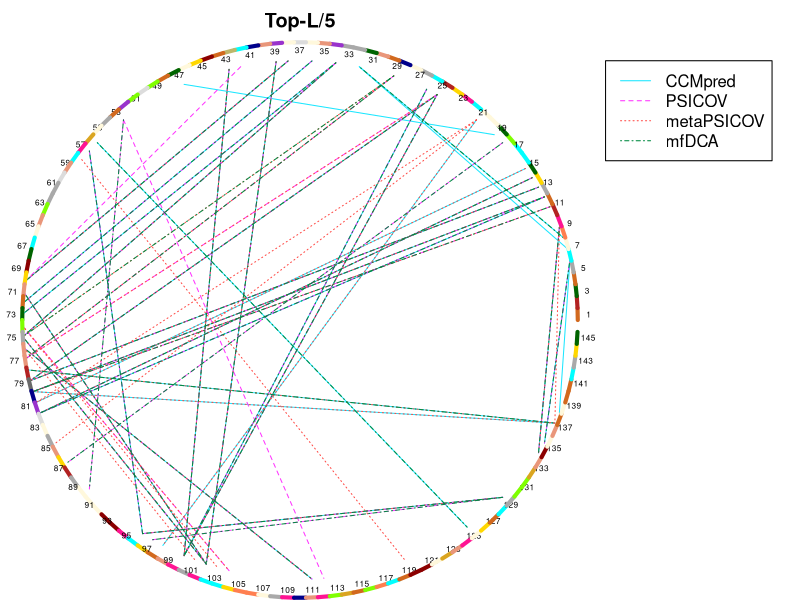

The R source for this figure:
require(plotrix)
png(file = "topL5.png", width=6.6, height=5, units="in", res=500);
par(mar=c(0, 0, 2, 10), xpd=TRUE);
plot(0.5, 0.5, xlim = c(0, 1), ylim = c(0, 1), col = "white", main="Top-L/5", axes = FALSE);
segments(0.00289, 0.44631, 0.52151, 0.00046, col = "#1CE6FF", lty = 1, lwd = 1)
segments(0.21665, 0.08804, 0.86478, 0.15804, col = "#1CE6FF", lty = 1, lwd = 1)
segments(0.74689, 0.93479, 0.2914, 0.04559, col = "#1CE6FF", lty = 1, lwd = 1)
segments(0.96692, 0.67885, 0.92938, 0.24381, col = "#1CE6FF", lty = 1, lwd = 1)
segments(0.00289, 0.55369, 0.33124, 0.02934, col = "#1CE6FF", lty = 1, lwd = 1)
segments(0.56437, 0.99584, 0.00104, 0.46775, col = "#1CE6FF", lty = 1, lwd = 1)
segments(0.74689, 0.93479, 0.01394, 0.38275, col = "#1CE6FF", lty = 1, lwd = 1)
segments(0.12085, 0.82595, 0.21665, 0.08804, col = "#1CE6FF", lty = 1, lwd = 1)
segments(0.37232, 0.98342, 0.2914, 0.04559, col = "#1CE6FF", lty = 1, lwd = 1)
segments(0.98606, 0.61725, 0.96692, 0.32115, col = "#1CE6FF", lty = 1, lwd = 1)
segments(0.72795, 0.94501, 0.2914, 0.04559, col = "#1CE6FF", lty = 1, lwd = 1)
segments(0.56437, 0.99584, 0.00012, 0.51076, col = "#1CE6FF", lty = 1, lwd = 1)
segments(0.91796, 0.77442, 0.03308, 0.32115, col = "#1CE6FF", lty = 1, lwd = 1)
segments(0.84973, 0.85734, 0.2914, 0.95441, col = "#1CE6FF", lty = 1, lwd = 1)
segments(0.45702, 0.99815, 0.33124, 0.02934, col = "#1CE6FF", lty = 1, lwd = 1)
segments(0.90577, 0.79215, 0.02582, 0.3414, col = "#1CE6FF", lty = 1, lwd = 1)
segments(0.52151, 0.99954, 0.00104, 0.53225, col = "#1CE6FF", lty = 1, lwd = 1)
segments(0.00104, 0.46775, 0.33124, 0.02934, col = "#1CE6FF", lty = 1, lwd = 1)
segments(0.00935, 0.40378, 0.95879, 0.30123, col = "#1CE6FF", lty = 1, lwd = 1)
segments(0.94001, 0.73748, 0.03308, 0.32115, col = "#1CE6FF", lty = 1, lwd = 1)
segments(0.98606, 0.61725, 0.94001, 0.26252, col = "#1CE6FF", lty = 1, lwd = 1)
segments(0.97418, 0.65859, 0.60676, 0.98847, col = "#1CE6FF", lty = 1, lwd = 1)
segments(0.92938, 0.75619, 0.01394, 0.38275, col = "#1CE6FF", lty = 1, lwd = 1)
segments(0.47849, 0.99954, 0.00566, 0.57503, col = "#1CE6FF", lty = 1, lwd = 1)
segments(0.13522, 0.84196, 0.80081, 0.10061, col = "#1CE6FF", lty = 1, lwd = 1)
segments(0.01944, 0.36195, 0.95879, 0.30123, col = "#1CE6FF", lty = 1, lwd = 1)
segments(0.98057, 0.63805, 0.60676, 0.98847, col = "#1CE6FF", lty = 1, lwd = 1)
segments(0.81772, 0.88608, 0.25311, 0.0652, col = "#1CE6FF", lty = 1, lwd = 1)
segments(0.94001, 0.73748, 0.01944, 0.36195, col = "#1CE6FF", lty = 1, lwd = 1)
segments(0.21665, 0.08804, 0.86478, 0.15804, col = "#FF34FF", lty = 2, lwd = 1)
segments(0.37232, 0.98342, 0.2914, 0.04559, col = "#FF34FF", lty = 2, lwd = 1)
segments(0.00289, 0.44631, 0.52151, 0.00046, col = "#FF34FF", lty = 2, lwd = 1)
segments(0.23464, 0.07623, 0.86478, 0.15804, col = "#FF34FF", lty = 2, lwd = 1)
segments(0.47849, 0.99954, 0.00566, 0.57503, col = "#FF34FF", lty = 2, lwd = 1)
segments(0.00289, 0.55369, 0.33124, 0.02934, col = "#FF34FF", lty = 2, lwd = 1)
segments(0.12085, 0.82595, 0.21665, 0.08804, col = "#FF34FF", lty = 2, lwd = 1)
segments(0.00104, 0.46775, 0.33124, 0.02934, col = "#FF34FF", lty = 2, lwd = 1)
segments(0.39324, 0.98847, 0.00566, 0.57503, col = "#FF34FF", lty = 2, lwd = 1)
segments(0.52151, 0.99954, 0.00104, 0.53225, col = "#FF34FF", lty = 2, lwd = 1)
segments(0.94001, 0.73748, 0.03308, 0.32115, col = "#FF34FF", lty = 2, lwd = 1)
segments(0.00012, 0.48924, 0.37232, 0.01658, col = "#FF34FF", lty = 2, lwd = 1)
segments(0.94001, 0.73748, 0.01944, 0.36195, col = "#FF34FF", lty = 2, lwd = 1)
segments(0.74689, 0.93479, 0.00566, 0.42497, col = "#FF34FF", lty = 2, lwd = 1)
segments(0.56437, 0.99584, 0.00012, 0.51076, col = "#FF34FF", lty = 2, lwd = 1)
segments(0.91796, 0.77442, 0.03308, 0.32115, col = "#FF34FF", lty = 2, lwd = 1)
segments(0.45702, 0.99815, 0.33124, 0.02934, col = "#FF34FF", lty = 2, lwd = 1)
segments(0.94981, 0.71833, 0.01944, 0.36195, col = "#FF34FF", lty = 2, lwd = 1)
segments(0.72795, 0.94501, 0.2914, 0.04559, col = "#FF34FF", lty = 2, lwd = 1)
segments(0.86478, 0.84196, 0.08204, 0.22558, col = "#FF34FF", lty = 2, lwd = 1)
segments(0.74689, 0.93479, 0.2914, 0.04559, col = "#FF34FF", lty = 2, lwd = 1)
segments(0.18228, 0.88608, 0.12085, 0.17405, col = "#FF34FF", lty = 2, lwd = 1)
segments(0.66876, 0.97066, 0.00566, 0.42497, col = "#FF34FF", lty = 2, lwd = 1)
segments(0.18228, 0.88608, 0.54298, 0.00185, col = "#FF34FF", lty = 2, lwd = 1)
segments(0.56437, 0.99584, 0.00104, 0.46775, col = "#FF34FF", lty = 2, lwd = 1)
segments(0.92938, 0.75619, 0.01394, 0.38275, col = "#FF34FF", lty = 2, lwd = 1)
segments(0.74689, 0.93479, 0.01394, 0.38275, col = "#FF34FF", lty = 2, lwd = 1)
segments(0.98606, 0.61725, 0.94001, 0.26252, col = "#FF34FF", lty = 2, lwd = 1)
segments(0.96692, 0.67885, 0.92938, 0.24381, col = "#FF34FF", lty = 2, lwd = 1)
segments(0.96692, 0.67885, 0.95879, 0.30123, col = "#FF4A46", lty = 3, lwd = 1)
segments(0.00935, 0.40378, 0.95879, 0.30123, col = "#FF4A46", lty = 3, lwd = 1)
segments(0.45702, 0.99815, 0.33124, 0.02934, col = "#FF4A46", lty = 3, lwd = 1)
segments(0.47849, 0.99954, 0.00566, 0.57503, col = "#FF4A46", lty = 3, lwd = 1)
segments(0.00012, 0.48924, 0.37232, 0.01658, col = "#FF4A46", lty = 3, lwd = 1)
segments(0.74689, 0.93479, 0.01394, 0.38275, col = "#FF4A46", lty = 3, lwd = 1)
segments(0.00104, 0.46775, 0.33124, 0.02934, col = "#FF4A46", lty = 3, lwd = 1)
segments(0.66876, 0.97066, 0.00566, 0.42497, col = "#FF4A46", lty = 3, lwd = 1)
segments(0.91796, 0.77442, 0.03308, 0.32115, col = "#FF4A46", lty = 3, lwd = 1)
segments(0.81772, 0.88608, 0.25311, 0.0652, col = "#FF4A46", lty = 3, lwd = 1)
segments(0.01944, 0.36195, 0.95879, 0.30123, col = "#FF4A46", lty = 3, lwd = 1)
segments(0.66876, 0.97066, 0.00104, 0.46775, col = "#FF4A46", lty = 3, lwd = 1)
segments(0.10718, 0.80934, 0.68885, 0.03704, col = "#FF4A46", lty = 3, lwd = 1)
segments(0.00289, 0.44631, 0.52151, 0.00046, col = "#FF4A46", lty = 3, lwd = 1)
segments(0.74689, 0.93479, 0.00566, 0.42497, col = "#FF4A46", lty = 3, lwd = 1)
segments(0.00289, 0.55369, 0.33124, 0.02934, col = "#FF4A46", lty = 3, lwd = 1)
segments(0.00289, 0.44631, 0.31115, 0.03704, col = "#FF4A46", lty = 3, lwd = 1)
segments(0.81772, 0.88608, 0.05999, 0.26252, col = "#FF4A46", lty = 3, lwd = 1)
segments(0.92938, 0.75619, 0.01394, 0.38275, col = "#FF4A46", lty = 3, lwd = 1)
segments(0.74689, 0.93479, 0.2914, 0.04559, col = "#FF4A46", lty = 3, lwd = 1)
segments(0.94001, 0.73748, 0.01944, 0.36195, col = "#FF4A46", lty = 3, lwd = 1)
segments(0.94981, 0.71833, 0.01944, 0.36195, col = "#FF4A46", lty = 3, lwd = 1)
segments(0.56437, 0.99584, 0.00104, 0.46775, col = "#FF4A46", lty = 3, lwd = 1)
segments(0.96692, 0.67885, 0.92938, 0.24381, col = "#FF4A46", lty = 3, lwd = 1)
segments(0.21665, 0.08804, 0.86478, 0.15804, col = "#FF4A46", lty = 3, lwd = 1)
segments(0.37232, 0.98342, 0.2914, 0.04559, col = "#FF4A46", lty = 3, lwd = 1)
segments(0.00012, 0.48924, 0.35164, 0.02252, col = "#FF4A46", lty = 3, lwd = 1)
segments(0.90577, 0.79215, 0.02582, 0.3414, col = "#FF4A46", lty = 3, lwd = 1)
segments(0.81772, 0.88608, 0.02582, 0.3414, col = "#FF4A46", lty = 3, lwd = 1)
segments(0.21665, 0.08804, 0.86478, 0.15804, col = "#008941", lty = 4, lwd = 1)
segments(0.23464, 0.07623, 0.86478, 0.15804, col = "#008941", lty = 4, lwd = 1)
segments(0.74689, 0.93479, 0.2914, 0.04559, col = "#008941", lty = 4, lwd = 1)
segments(0.52151, 0.99954, 0.00104, 0.53225, col = "#008941", lty = 4, lwd = 1)
segments(0.94001, 0.73748, 0.01944, 0.36195, col = "#008941", lty = 4, lwd = 1)
segments(0.00935, 0.40378, 0.95879, 0.30123, col = "#008941", lty = 4, lwd = 1)
segments(0.96692, 0.67885, 0.92938, 0.24381, col = "#008941", lty = 4, lwd = 1)
segments(0.66876, 0.97066, 0.00104, 0.46775, col = "#008941", lty = 4, lwd = 1)
segments(0.00289, 0.55369, 0.33124, 0.02934, col = "#008941", lty = 4, lwd = 1)
segments(0.72795, 0.94501, 0.2914, 0.04559, col = "#008941", lty = 4, lwd = 1)
segments(0.00289, 0.44631, 0.52151, 0.00046, col = "#008941", lty = 4, lwd = 1)
segments(0.00104, 0.46775, 0.33124, 0.02934, col = "#008941", lty = 4, lwd = 1)
segments(0.12085, 0.82595, 0.21665, 0.08804, col = "#008941", lty = 4, lwd = 1)
segments(0.47849, 0.99954, 0.00566, 0.57503, col = "#008941", lty = 4, lwd = 1)
segments(0.94001, 0.73748, 0.03308, 0.32115, col = "#008941", lty = 4, lwd = 1)
segments(0.74689, 0.93479, 0.01394, 0.38275, col = "#008941", lty = 4, lwd = 1)
segments(0.98606, 0.61725, 0.94001, 0.26252, col = "#008941", lty = 4, lwd = 1)
segments(0.18228, 0.88608, 0.12085, 0.17405, col = "#008941", lty = 4, lwd = 1)
segments(0.56437, 0.99584, 0.00012, 0.51076, col = "#008941", lty = 4, lwd = 1)
segments(0.86478, 0.84196, 0.08204, 0.22558, col = "#008941", lty = 4, lwd = 1)
segments(0.37232, 0.98342, 0.2914, 0.04559, col = "#008941", lty = 4, lwd = 1)
segments(0.56437, 0.99584, 0.00104, 0.46775, col = "#008941", lty = 4, lwd = 1)
segments(0.94981, 0.71833, 0.01944, 0.36195, col = "#008941", lty = 4, lwd = 1)
segments(0.13522, 0.84196, 0.80081, 0.10061, col = "#008941", lty = 4, lwd = 1)
segments(0.92938, 0.75619, 0.01394, 0.38275, col = "#008941", lty = 4, lwd = 1)
segments(0.91796, 0.77442, 0.03308, 0.32115, col = "#008941", lty = 4, lwd = 1)
segments(0.45702, 0.99815, 0.33124, 0.02934, col = "#008941", lty = 4, lwd = 1)
segments(0.66876, 0.97066, 0.00566, 0.42497, col = "#008941", lty = 4, lwd = 1)
segments(0.97418, 0.65859, 0.60676, 0.98847, col = "#008941", lty = 4, lwd = 1)
draw.arc(0.5, 0.5, radius = 0.5, angle1 = 0.0, angle2 = 0.04304, col = "chocolate", lwd = 4);
text(1.01987, 0.51162, cex = 0.5, 1);
draw.arc(0.5, 0.5, radius = 0.5, angle1 = 0.04304, angle2 = 0.08607, col = "firebrick", lwd = 4);
draw.arc(0.5, 0.5, radius = 0.5, angle1 = 0.08607, angle2 = 0.12911, col = "darkgreen", lwd = 4);
text(1.01694, 0.55627, cex = 0.5, 3);
draw.arc(0.5, 0.5, radius = 0.5, angle1 = 0.12911, angle2 = 0.17214, col = "chocolate", lwd = 4);
draw.arc(0.5, 0.5, radius = 0.5, angle1 = 0.17214, angle2 = 0.21518, col = "darkgray", lwd = 4);
text(1.01019, 0.6005, cex = 0.5, 5);
draw.arc(0.5, 0.5, radius = 0.5, angle1 = 0.21518, angle2 = 0.25821, col = "cyan", lwd = 4);
draw.arc(0.5, 0.5, radius = 0.5, angle1 = 0.25821, angle2 = 0.30125, col = "cornsilk", lwd = 4);
text(0.99966, 0.64398, cex = 0.5, 7);
draw.arc(0.5, 0.5, radius = 0.5, angle1 = 0.30125, angle2 = 0.34428, col = "coral", lwd = 4);
draw.arc(0.5, 0.5, radius = 0.5, angle1 = 0.34428, angle2 = 0.38732, col = "deeppink", lwd = 4);
text(0.98544, 0.6864, cex = 0.5, 9);
draw.arc(0.5, 0.5, radius = 0.5, angle1 = 0.38732, angle2 = 0.43036, col = "firebrick", lwd = 4);
draw.arc(0.5, 0.5, radius = 0.5, angle1 = 0.43036, angle2 = 0.47339, col = "chocolate", lwd = 4);
text(0.96762, 0.72744, cex = 0.5, 11);
draw.arc(0.5, 0.5, radius = 0.5, angle1 = 0.47339, angle2 = 0.51643, col = "darkgray", lwd = 4);
draw.arc(0.5, 0.5, radius = 0.5, angle1 = 0.51643, angle2 = 0.55946, col = "gold", lwd = 4);
text(0.94633, 0.7668, cex = 0.5, 13);
draw.arc(0.5, 0.5, radius = 0.5, angle1 = 0.55946, angle2 = 0.6025, col = "darkgreen", lwd = 4);
draw.arc(0.5, 0.5, radius = 0.5, angle1 = 0.6025, angle2 = 0.64553, col = "cyan", lwd = 4);
text(0.92175, 0.80418, cex = 0.5, 15);
draw.arc(0.5, 0.5, radius = 0.5, angle1 = 0.64553, angle2 = 0.68857, col = "cyan", lwd = 4);
draw.arc(0.5, 0.5, radius = 0.5, angle1 = 0.68857, angle2 = 0.7316, col = "chartreuse", lwd = 4);
text(0.89404, 0.83931, cex = 0.5, 17);
draw.arc(0.5, 0.5, radius = 0.5, angle1 = 0.7316, angle2 = 0.77464, col = "darkgreen", lwd = 4);
draw.arc(0.5, 0.5, radius = 0.5, angle1 = 0.77464, angle2 = 0.81767, col = "cornsilk", lwd = 4);
text(0.86341, 0.87193, cex = 0.5, 19);
draw.arc(0.5, 0.5, radius = 0.5, angle1 = 0.81767, angle2 = 0.86071, col = "cornsilk", lwd = 4);
draw.arc(0.5, 0.5, radius = 0.5, angle1 = 0.86071, angle2 = 0.90375, col = "cyan", lwd = 4);
text(0.83009, 0.90179, cex = 0.5, 21);
draw.arc(0.5, 0.5, radius = 0.5, angle1 = 0.90375, angle2 = 0.94678, col = "deeppink", lwd = 4);
draw.arc(0.5, 0.5, radius = 0.5, angle1 = 0.94678, angle2 = 0.98982, col = "gold", lwd = 4);
text(0.79433, 0.92868, cex = 0.5, 23);
draw.arc(0.5, 0.5, radius = 0.5, angle1 = 0.98982, angle2 = 1.03285, col = "firebrick", lwd = 4);
draw.arc(0.5, 0.5, radius = 0.5, angle1 = 1.03285, angle2 = 1.07589, col = "cyan", lwd = 4);
text(0.75639, 0.95239, cex = 0.5, 25);
draw.arc(0.5, 0.5, radius = 0.5, angle1 = 1.07589, angle2 = 1.11892, col = "darkgray", lwd = 4);
draw.arc(0.5, 0.5, radius = 0.5, angle1 = 1.11892, angle2 = 1.16196, col = "cornsilk", lwd = 4);
text(0.71655, 0.97276, cex = 0.5, 27);
draw.arc(0.5, 0.5, radius = 0.5, angle1 = 1.16196, angle2 = 1.20499, col = "darkblue", lwd = 4);
draw.arc(0.5, 0.5, radius = 0.5, angle1 = 1.20499, angle2 = 1.24803, col = "chocolate", lwd = 4);
text(0.67511, 0.98963, cex = 0.5, 29);
draw.arc(0.5, 0.5, radius = 0.5, angle1 = 1.24803, angle2 = 1.29107, col = "darksalmon", lwd = 4);
draw.arc(0.5, 0.5, radius = 0.5, angle1 = 1.29107, angle2 = 1.3341, col = "darkgreen", lwd = 4);
text(0.63237, 1.00287, cex = 0.5, 31);
draw.arc(0.5, 0.5, radius = 0.5, angle1 = 1.3341, angle2 = 1.37714, col = "darkgray", lwd = 4);
draw.arc(0.5, 0.5, radius = 0.5, angle1 = 1.37714, angle2 = 1.42017, col = "darkgray", lwd = 4);
text(0.58865, 1.01238, cex = 0.5, 33);
draw.arc(0.5, 0.5, radius = 0.5, angle1 = 1.42017, angle2 = 1.46321, col = "darkorchid", lwd = 4);
draw.arc(0.5, 0.5, radius = 0.5, angle1 = 1.46321, angle2 = 1.50624, col = "darksalmon", lwd = 4);
text(0.54427, 1.01811, cex = 0.5, 35);
draw.arc(0.5, 0.5, radius = 0.5, angle1 = 1.50624, angle2 = 1.54928, col = "cornsilk", lwd = 4);
draw.arc(0.5, 0.5, radius = 0.5, angle1 = 1.54928, angle2 = 1.59231, col = "gainsboro", lwd = 4);
text(0.49957, 1.02, cex = 0.5, 37);
draw.arc(0.5, 0.5, radius = 0.5, angle1 = 1.59231, angle2 = 1.63535, col = "cornsilk", lwd = 4);
draw.arc(0.5, 0.5, radius = 0.5, angle1 = 1.63535, angle2 = 1.67839, col = "darkorchid", lwd = 4);
text(0.45487, 1.01803, cex = 0.5, 39);
draw.arc(0.5, 0.5, radius = 0.5, angle1 = 1.67839, angle2 = 1.72142, col = "darksalmon", lwd = 4);
draw.arc(0.5, 0.5, radius = 0.5, angle1 = 1.72142, angle2 = 1.76446, col = "darkblue", lwd = 4);
text(0.4105, 1.01224, cex = 0.5, 41);
draw.arc(0.5, 0.5, radius = 0.5, angle1 = 1.76446, angle2 = 1.80749, col = "cyan", lwd = 4);
draw.arc(0.5, 0.5, radius = 0.5, angle1 = 1.80749, angle2 = 1.85053, col = "darkkhaki", lwd = 4);
text(0.3668, 1.00265, cex = 0.5, 43);
draw.arc(0.5, 0.5, radius = 0.5, angle1 = 1.85053, angle2 = 1.89356, col = "chocolate", lwd = 4);
draw.arc(0.5, 0.5, radius = 0.5, angle1 = 1.89356, angle2 = 1.9366, col = "darkred", lwd = 4);
text(0.32408, 0.98934, cex = 0.5, 45);
draw.arc(0.5, 0.5, radius = 0.5, angle1 = 1.9366, angle2 = 1.97963, col = "gold", lwd = 4);
draw.arc(0.5, 0.5, radius = 0.5, angle1 = 1.97963, angle2 = 2.02267, col = "cornsilk", lwd = 4);
text(0.28267, 0.9724, cex = 0.5, 47);
draw.arc(0.5, 0.5, radius = 0.5, angle1 = 2.02267, angle2 = 2.0657, col = "darkgreen", lwd = 4);
draw.arc(0.5, 0.5, radius = 0.5, angle1 = 2.0657, angle2 = 2.10874, col = "chocolate", lwd = 4);
text(0.24287, 0.95197, cex = 0.5, 49);
draw.arc(0.5, 0.5, radius = 0.5, angle1 = 2.10874, angle2 = 2.15178, col = "chartreuse", lwd = 4);
draw.arc(0.5, 0.5, radius = 0.5, angle1 = 2.15178, angle2 = 2.19481, col = "gainsboro", lwd = 4);
text(0.20496, 0.92819, cex = 0.5, 51);
draw.arc(0.5, 0.5, radius = 0.5, angle1 = 2.19481, angle2 = 2.23785, col = "chartreuse", lwd = 4);
draw.arc(0.5, 0.5, radius = 0.5, angle1 = 2.23785, angle2 = 2.28088, col = "darkorchid", lwd = 4);
text(0.16925, 0.90124, cex = 0.5, 53);
draw.arc(0.5, 0.5, radius = 0.5, angle1 = 2.28088, angle2 = 2.32392, col = "chocolate", lwd = 4);
draw.arc(0.5, 0.5, radius = 0.5, angle1 = 2.32392, angle2 = 2.36695, col = "darkgray", lwd = 4);
text(0.13598, 0.87133, cex = 0.5, 55);
draw.arc(0.5, 0.5, radius = 0.5, angle1 = 2.36695, angle2 = 2.40999, col = "cornsilk", lwd = 4);
draw.arc(0.5, 0.5, radius = 0.5, angle1 = 2.40999, angle2 = 2.45302, col = "goldenrod", lwd = 4);
text(0.1054, 0.83866, cex = 0.5, 57);
draw.arc(0.5, 0.5, radius = 0.5, angle1 = 2.45302, angle2 = 2.49606, col = "deeppink", lwd = 4);
draw.arc(0.5, 0.5, radius = 0.5, angle1 = 2.49606, angle2 = 2.5391, col = "cyan", lwd = 4);
text(0.07775, 0.80348, cex = 0.5, 59);
draw.arc(0.5, 0.5, radius = 0.5, angle1 = 2.5391, angle2 = 2.58213, col = "darksalmon", lwd = 4);
draw.arc(0.5, 0.5, radius = 0.5, angle1 = 2.58213, angle2 = 2.62517, col = "gainsboro", lwd = 4);
text(0.05323, 0.76606, cex = 0.5, 61);
draw.arc(0.5, 0.5, radius = 0.5, angle1 = 2.62517, angle2 = 2.6682, col = "darkgrey", lwd = 4);
draw.arc(0.5, 0.5, radius = 0.5, angle1 = 2.6682, angle2 = 2.71124, col = "darkgray", lwd = 4);
text(0.03201, 0.72667, cex = 0.5, 63);
draw.arc(0.5, 0.5, radius = 0.5, angle1 = 2.71124, angle2 = 2.75427, col = "chartreuse", lwd = 4);
draw.arc(0.5, 0.5, radius = 0.5, angle1 = 2.75427, angle2 = 2.79731, col = "darksalmon", lwd = 4);
text(0.01426, 0.6856, cex = 0.5, 65);
draw.arc(0.5, 0.5, radius = 0.5, angle1 = 2.79731, angle2 = 2.84034, col = "cornsilk", lwd = 4);
draw.arc(0.5, 0.5, radius = 0.5, angle1 = 2.84034, angle2 = 2.88338, col = "cyan", lwd = 4);
text(0.0001, 0.64316, cex = 0.5, 67);
draw.arc(0.5, 0.5, radius = 0.5, angle1 = 2.88338, angle2 = 2.92642, col = "darkgreen", lwd = 4);
draw.arc(0.5, 0.5, radius = 0.5, angle1 = 2.92642, angle2 = 2.96945, col = "darkred", lwd = 4);
text(-0.01036, 0.59965, cex = 0.5, 69);
draw.arc(0.5, 0.5, radius = 0.5, angle1 = 2.96945, angle2 = 3.01249, col = "gold", lwd = 4);
draw.arc(0.5, 0.5, radius = 0.5, angle1 = 3.01249, angle2 = 3.05552, col = "darksalmon", lwd = 4);
text(-0.01703, 0.55541, cex = 0.5, 71);
draw.arc(0.5, 0.5, radius = 0.5, angle1 = 3.05552, angle2 = 3.09856, col = "chocolate", lwd = 4);
draw.arc(0.5, 0.5, radius = 0.5, angle1 = 3.09856, angle2 = 3.14159, col = "darkgreen", lwd = 4);
text(-0.01988, 0.51076, cex = 0.5, 73);
draw.arc(0.5, 0.5, radius = 0.5, angle1 = 3.14159, angle2 = 3.18463, col = "chartreuse", lwd = 4);
draw.arc(0.5, 0.5, radius = 0.5, angle1 = 3.18463, angle2 = 3.22766, col = "darkgray", lwd = 4);
text(-0.01888, 0.46603, cex = 0.5, 75);
draw.arc(0.5, 0.5, radius = 0.5, angle1 = 3.22766, angle2 = 3.2707, col = "darksalmon", lwd = 4);
draw.arc(0.5, 0.5, radius = 0.5, angle1 = 3.2707, angle2 = 3.31373, col = "darksalmon", lwd = 4);
text(-0.01404, 0.42155, cex = 0.5, 77);
draw.arc(0.5, 0.5, radius = 0.5, angle1 = 3.31373, angle2 = 3.35677, col = "firebrick", lwd = 4);
draw.arc(0.5, 0.5, radius = 0.5, angle1 = 3.35677, angle2 = 3.39981, col = "dimgrey", lwd = 4);
text(-0.0054, 0.37765, cex = 0.5, 79);
draw.arc(0.5, 0.5, radius = 0.5, angle1 = 3.39981, angle2 = 3.44284, col = "darkblue", lwd = 4);
draw.arc(0.5, 0.5, radius = 0.5, angle1 = 3.44284, angle2 = 3.48588, col = "darkorchid", lwd = 4);
text(0.00699, 0.33465, cex = 0.5, 81);
draw.arc(0.5, 0.5, radius = 0.5, angle1 = 3.48588, angle2 = 3.52891, col = "gainsboro", lwd = 4);
draw.arc(0.5, 0.5, radius = 0.5, angle1 = 3.52891, angle2 = 3.57195, col = "cornsilk", lwd = 4);
text(0.02303, 0.29288, cex = 0.5, 83);
draw.arc(0.5, 0.5, radius = 0.5, angle1 = 3.57195, angle2 = 3.61498, col = "darkgray", lwd = 4);
draw.arc(0.5, 0.5, radius = 0.5, angle1 = 3.61498, angle2 = 3.65802, col = "darksalmon", lwd = 4);
text(0.0426, 0.25265, cex = 0.5, 85);
draw.arc(0.5, 0.5, radius = 0.5, angle1 = 3.65802, angle2 = 3.70105, col = "gold", lwd = 4);
draw.arc(0.5, 0.5, radius = 0.5, angle1 = 3.70105, angle2 = 3.74409, col = "firebrick", lwd = 4);
text(0.06556, 0.21425, cex = 0.5, 87);
draw.arc(0.5, 0.5, radius = 0.5, angle1 = 3.74409, angle2 = 3.78713, col = "darkgray", lwd = 4);
draw.arc(0.5, 0.5, radius = 0.5, angle1 = 3.78713, angle2 = 3.83016, col = "cornsilk", lwd = 4);
text(0.09173, 0.17795, cex = 0.5, 89);
draw.arc(0.5, 0.5, radius = 0.5, angle1 = 3.83016, angle2 = 3.8732, col = "cornsilk", lwd = 4);
draw.arc(0.5, 0.5, radius = 0.5, angle1 = 3.8732, angle2 = 3.91623, col = "cornsilk", lwd = 4);
text(0.12093, 0.14405, cex = 0.5, 91);
draw.arc(0.5, 0.5, radius = 0.5, angle1 = 3.91623, angle2 = 3.95927, col = "darkred", lwd = 4);
draw.arc(0.5, 0.5, radius = 0.5, angle1 = 3.95927, angle2 = 4.0023, col = "darkred", lwd = 4);
text(0.15293, 0.11278, cex = 0.5, 93);
draw.arc(0.5, 0.5, radius = 0.5, angle1 = 4.0023, angle2 = 4.04534, col = "deeppink", lwd = 4);
draw.arc(0.5, 0.5, radius = 0.5, angle1 = 4.04534, angle2 = 4.08837, col = "cyan", lwd = 4);
text(0.1875, 0.08438, cex = 0.5, 95);
draw.arc(0.5, 0.5, radius = 0.5, angle1 = 4.08837, angle2 = 4.13141, col = "gold", lwd = 4);
draw.arc(0.5, 0.5, radius = 0.5, angle1 = 4.13141, angle2 = 4.17445, col = "chocolate", lwd = 4);
text(0.22439, 0.05905, cex = 0.5, 97);
draw.arc(0.5, 0.5, radius = 0.5, angle1 = 4.17445, angle2 = 4.21748, col = "darksalmon", lwd = 4);
draw.arc(0.5, 0.5, radius = 0.5, angle1 = 4.21748, angle2 = 4.26052, col = "deeppink", lwd = 4);
text(0.26331, 0.03699, cex = 0.5, 99);
draw.arc(0.5, 0.5, radius = 0.5, angle1 = 4.26052, angle2 = 4.30355, col = "darkgray", lwd = 4);
draw.arc(0.5, 0.5, radius = 0.5, angle1 = 4.30355, angle2 = 4.34659, col = "deeppink", lwd = 4);
text(0.30399, 0.01836, cex = 0.5, 101);
draw.arc(0.5, 0.5, radius = 0.5, angle1 = 4.34659, angle2 = 4.38962, col = "cyan", lwd = 4);
draw.arc(0.5, 0.5, radius = 0.5, angle1 = 4.38962, angle2 = 4.43266, col = "cyan", lwd = 4);
text(0.34612, 0.00329, cex = 0.5, 103);
draw.arc(0.5, 0.5, radius = 0.5, angle1 = 4.43266, angle2 = 4.47569, col = "gold", lwd = 4);
draw.arc(0.5, 0.5, radius = 0.5, angle1 = 4.47569, angle2 = 4.51873, col = "coral", lwd = 4);
text(0.38939, -0.0081, cex = 0.5, 105);
draw.arc(0.5, 0.5, radius = 0.5, angle1 = 4.51873, angle2 = 4.56176, col = "coral", lwd = 4);
draw.arc(0.5, 0.5, radius = 0.5, angle1 = 4.56176, angle2 = 4.6048, col = "cornsilk", lwd = 4);
text(0.43348, -0.01572, cex = 0.5, 107);
draw.arc(0.5, 0.5, radius = 0.5, angle1 = 4.6048, angle2 = 4.64784, col = "darkgrey", lwd = 4);
draw.arc(0.5, 0.5, radius = 0.5, angle1 = 4.64784, angle2 = 4.69087, col = "deeppink", lwd = 4);
text(0.47806, -0.01953, cex = 0.5, 109);
draw.arc(0.5, 0.5, radius = 0.5, angle1 = 4.69087, angle2 = 4.73391, col = "darkblue", lwd = 4);
draw.arc(0.5, 0.5, radius = 0.5, angle1 = 4.73391, angle2 = 4.77694, col = "darksalmon", lwd = 4);
text(0.5228, -0.0195, cex = 0.5, 111);
draw.arc(0.5, 0.5, radius = 0.5, angle1 = 4.77694, angle2 = 4.81998, col = "deeppink", lwd = 4);
draw.arc(0.5, 0.5, radius = 0.5, angle1 = 4.81998, angle2 = 4.86301, col = "chartreuse", lwd = 4);
text(0.56737, -0.01561, cex = 0.5, 113);
draw.arc(0.5, 0.5, radius = 0.5, angle1 = 4.86301, angle2 = 4.90605, col = "goldenrod", lwd = 4);
draw.arc(0.5, 0.5, radius = 0.5, angle1 = 4.90605, angle2 = 4.94908, col = "chocolate", lwd = 4);
text(0.61145, -0.00791, cex = 0.5, 115);
draw.arc(0.5, 0.5, radius = 0.5, angle1 = 4.94908, angle2 = 4.99212, col = "chartreuse", lwd = 4);
draw.arc(0.5, 0.5, radius = 0.5, angle1 = 4.99212, angle2 = 5.03516, col = "coral", lwd = 4);
text(0.6547, 0.00355, cex = 0.5, 117);
draw.arc(0.5, 0.5, radius = 0.5, angle1 = 5.03516, angle2 = 5.07819, col = "cyan", lwd = 4);
draw.arc(0.5, 0.5, radius = 0.5, angle1 = 5.07819, angle2 = 5.12123, col = "chocolate", lwd = 4);
text(0.69681, 0.01869, cex = 0.5, 119);
draw.arc(0.5, 0.5, radius = 0.5, angle1 = 5.12123, angle2 = 5.16426, col = "darkred", lwd = 4);
draw.arc(0.5, 0.5, radius = 0.5, angle1 = 5.16426, angle2 = 5.2073, col = "darkred", lwd = 4);
text(0.73745, 0.03739, cex = 0.5, 121);
draw.arc(0.5, 0.5, radius = 0.5, angle1 = 5.2073, angle2 = 5.25033, col = "cornsilk", lwd = 4);
draw.arc(0.5, 0.5, radius = 0.5, angle1 = 5.25033, angle2 = 5.29337, col = "goldenrod", lwd = 4);
text(0.77634, 0.05951, cex = 0.5, 123);
draw.arc(0.5, 0.5, radius = 0.5, angle1 = 5.29337, angle2 = 5.3364, col = "darksalmon", lwd = 4);
draw.arc(0.5, 0.5, radius = 0.5, angle1 = 5.3364, angle2 = 5.37944, col = "deeppink", lwd = 4);
text(0.81318, 0.0849, cex = 0.5, 125);
draw.arc(0.5, 0.5, radius = 0.5, angle1 = 5.37944, angle2 = 5.42247, col = "cornsilk", lwd = 4);
draw.arc(0.5, 0.5, radius = 0.5, angle1 = 5.42247, angle2 = 5.46551, col = "gold", lwd = 4);
text(0.84771, 0.11336, cex = 0.5, 127);
draw.arc(0.5, 0.5, radius = 0.5, angle1 = 5.46551, angle2 = 5.50855, col = "chocolate", lwd = 4);
draw.arc(0.5, 0.5, radius = 0.5, angle1 = 5.50855, angle2 = 5.55158, col = "cyan", lwd = 4);
text(0.87966, 0.14468, cex = 0.5, 129);
draw.arc(0.5, 0.5, radius = 0.5, angle1 = 5.55158, angle2 = 5.59462, col = "darkgrey", lwd = 4);
draw.arc(0.5, 0.5, radius = 0.5, angle1 = 5.59462, angle2 = 5.63765, col = "chartreuse", lwd = 4);
text(0.9088, 0.17863, cex = 0.5, 131);
draw.arc(0.5, 0.5, radius = 0.5, angle1 = 5.63765, angle2 = 5.68069, col = "chartreuse", lwd = 4);
draw.arc(0.5, 0.5, radius = 0.5, angle1 = 5.68069, angle2 = 5.72372, col = "goldenrod", lwd = 4);
text(0.93491, 0.21496, cex = 0.5, 133);
draw.arc(0.5, 0.5, radius = 0.5, angle1 = 5.72372, angle2 = 5.76676, col = "darksalmon", lwd = 4);
draw.arc(0.5, 0.5, radius = 0.5, angle1 = 5.76676, angle2 = 5.80979, col = "darkred", lwd = 4);
text(0.95781, 0.25341, cex = 0.5, 135);
draw.arc(0.5, 0.5, radius = 0.5, angle1 = 5.80979, angle2 = 5.85283, col = "cornsilk", lwd = 4);
draw.arc(0.5, 0.5, radius = 0.5, angle1 = 5.85283, angle2 = 5.89587, col = "darksalmon", lwd = 4);
text(0.97731, 0.29368, cex = 0.5, 137);
draw.arc(0.5, 0.5, radius = 0.5, angle1 = 5.89587, angle2 = 5.9389, col = "chocolate", lwd = 4);
draw.arc(0.5, 0.5, radius = 0.5, angle1 = 5.9389, angle2 = 5.98194, col = "cornsilk", lwd = 4);
text(0.99328, 0.33547, cex = 0.5, 139);
draw.arc(0.5, 0.5, radius = 0.5, angle1 = 5.98194, angle2 = 6.02497, col = "chocolate", lwd = 4);
draw.arc(0.5, 0.5, radius = 0.5, angle1 = 6.02497, angle2 = 6.06801, col = "chocolate", lwd = 4);
text(1.0056, 0.37848, cex = 0.5, 141);
draw.arc(0.5, 0.5, radius = 0.5, angle1 = 6.06801, angle2 = 6.11104, col = "cyan", lwd = 4);
draw.arc(0.5, 0.5, radius = 0.5, angle1 = 6.11104, angle2 = 6.15408, col = "darkgray", lwd = 4);
text(1.01417, 0.4224, cex = 0.5, 143);
draw.arc(0.5, 0.5, radius = 0.5, angle1 = 6.15408, angle2 = 6.19711, col = "gold", lwd = 4);
draw.arc(0.5, 0.5, radius = 0.5, angle1 = 6.19711, angle2 = 6.24015, col = "darkgreen", lwd = 4);
text(1.01894, 0.46688, cex = 0.5, 145);
legend(1.05, 1, c("CCMpred", "PSICOV", "metaPSICOV", "mfDCA"), col = c("#1CE6FF", "#FF34FF", "#FF4A46", "#008941"), lty = c(1, 2, 3, 4))
